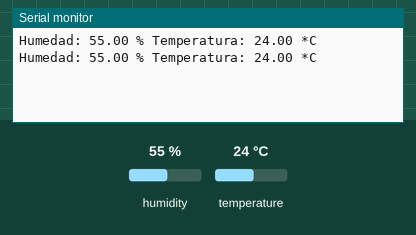
Simulated run of this sketch. Board: Arduino Uno, built with avr-gcc and run on an emulated ATmega328P. Parts: the last lines printed to the serial monitor. The inputs (shaded band) are chosen by the test bench; at power-on: humidity 55 %, temperature 24 °C.

Above: at 4.8 s.
4.9 s: humidity set to 22 %
At 6.6 s:
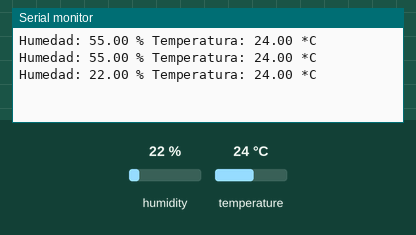
7.9 s: temperature set to 12 °C
At 9.0 s:
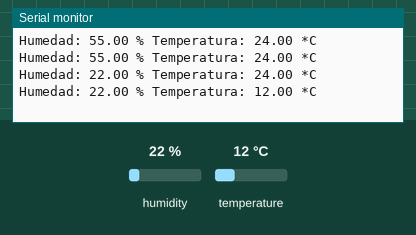
10.9 s: humidity set to 40 %
At 12.6 s:
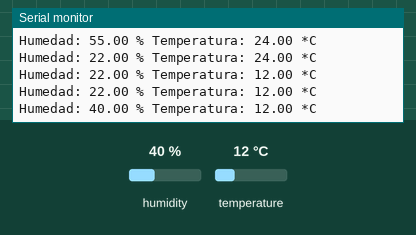
Timing chart, 0 to 14.1 s (numbered marks = the images above; inputs shaded):
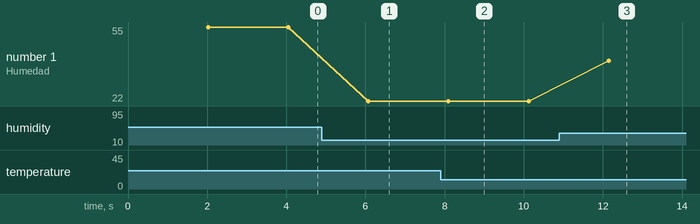

Measured:
- after the input at 4.9 s, the serial monitor: prints a new line after 1.2 s (image 1)
- after the input at 7.9 s, the serial monitor: prints a new line after 0.20 s (image 2)
- after the input at 10.9 s, the serial monitor: prints a new line after 1.2 s (image 3)
- plotted number 1: 55 → 22 after the input at 4.9 s, 22 → 40 after the input at 10.9 s

The sketch:

Sensor_DHT11.ino
```cpp
#include <DHT.h>
DHT dhtsensor(8, DHT11);


void setup() {
  // put your setup code here, to run once:
  Serial.begin(9600);
  //preparar libreria para comunicarse con el sensor
  dhtsensor.begin();
}

void loop() {
  // put your main code here, to run repeatedly:
  delay(2000);

  //leer la humedad y temperatura se guardan en dos variables
  float h = dhtsensor.readHumidity();
  float t = dhtsensor.readTemperature();

  //revisar que las variables tengas un valor numerico
  if(isnan(h) || isnan(t)){
    Serial.println(F("Falla al leer el sensor"));
    return;
  }

  //imprimir la medida del sensor
  Serial.print(F("Humedad: "));
  Serial.print(h);
  Serial.print(F(" % "));
  Serial.print(F("Temperatura: "));
  Serial.print(t);
  Serial.println(" *C");
}
```
